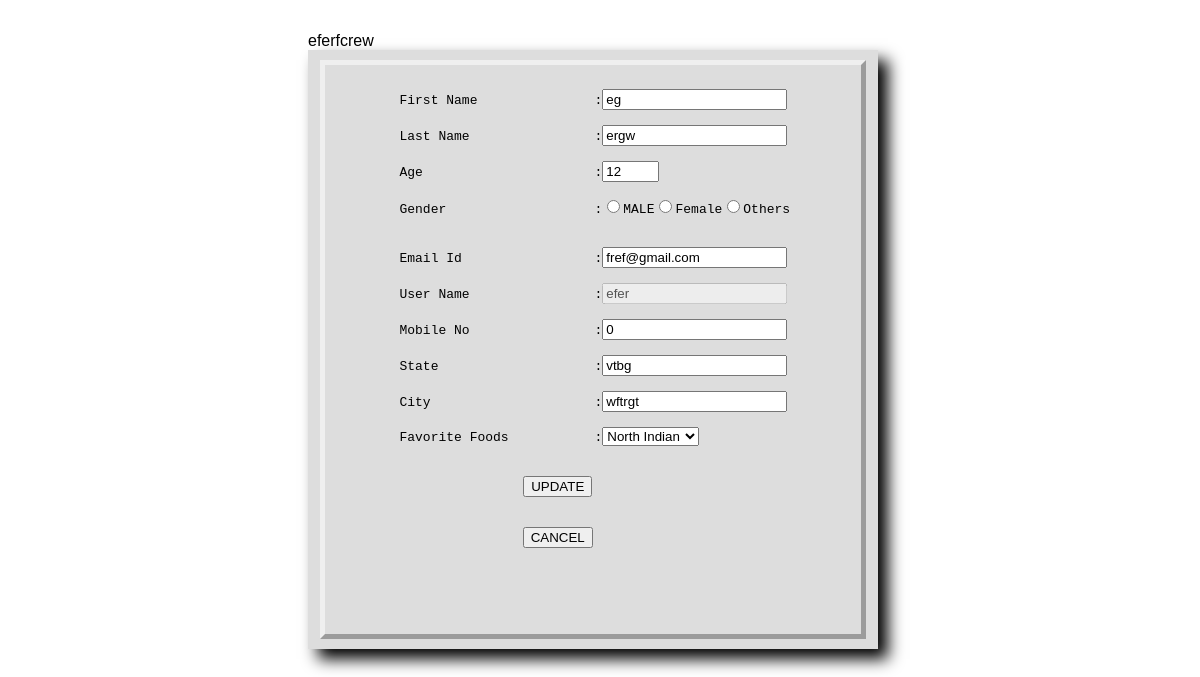
Page /update.php (signed in) on the committed database.
### tables this page shows
CREATE TABLE IF NOT EXISTS `user1` (
  `First_name` varchar(30) NOT NULL,
  `Last_name` varchar(30) NOT NULL,
  `Age` int(10) NOT NULL,
  `Gender` varchar(10) NOT NULL,
  `mailid` varchar(30) NOT NULL,
  `username` varchar(20) NOT NULL,
  `password` varchar(50) NOT NULL,
  `mobile` bigint(100) NOT NULL,
  `state` varchar(30) NOT NULL,
  `city` varchar(30) NOT NULL,
  `fav_food` varchar(20) NOT NULL,
  UNIQUE KEY `username` (`username`)
);

### update.php (the view, shortened to what this page needs)
<html>
<head><title>Update</title>
<link rel="stylesheet" type="text/css" href="test.css"/>
</head>
<?php
$u=$_SESSION['uname'];
$p=$_SESSION['pwd'];
echo $_SESSION['pwd'];
?>
<!Doctype HTML>
<html>
<head><title>UPDATE</title></head>
<body>
<?php
$mysqlport = getenv('S2G_MYSQL_PORT');
$dbhost = "localhost:".$mysqlport;
$dbuser = 'root';
$dbpass = '';
$conn = mysql_connect($dbhost, $dbuser, $dbpass) or die  ('Error connecting to mysql');
$query="select * from user1 where  username='$u' and password='$p'";
$result=mysql_query($query,$conn);
$row= mysql_fetch_array($result);
?>
<form method="POST" action="update2.php">
<font  size="3">
<body class="padding">
<div class="darkshadow"><fieldset  class="padding">
<pre>
	First Name               :<input type="text" name="fname"  required autofocus size="20" value="<?php echo $row['First_name']?>" >
	Last Name                :<input type="text" name="lname" required value="<?php echo $row['Last_name']?>">
	Age			 :<input type="text" name="age" required  size="4" value="<?php echo $row['Age'];?>">
	Gender                   :<input type="radio" name="gen" value="male">MALE<input type="radio" name="gen" value="female">Female<input type="radio" name="gen" value="other">Others
	Email Id		 :<input type="email" name="mailid" required value="<?php echo $row['mailid'];?>">
	User Name		 :<input type="text" name="uname" required value="<?php echo $row['username']?>" disabled>
	Mobile No                :<input type="text" name="mnum"  required value="<?php echo $row['mobile'];?>">
	State			 :<input type="text" name="state"  required value="<?php  echo $row['state']; ?>">
	City                     :<input type="text" name="city"  required value="<?php echo $row['city'];?>">
	Favorite Foods           :<select name="fav_food" value="<?php echo $row['fav_food'];?>>
						<option  val="food"></option>
       					       	<option  val="nindian">North Indian</option>
						<!option  val="CN">Computer Networks</option></select>
				<center><input type="submit" value="UPDATE" ></form>
				<br>&nbsp;&nbsp;&nbsp;<form action="profile.php" method="POST"><input type="submit" value="CANCEL"></form></center>
</body>
</html>

### test.css (style rules this page uses)
html { font-family: "Lucida Sans", sans-serif; }
.darkshadow { background-color: #ddd; width: 550px; padding: 10px; box-shadow: 10px 10px 15px #000; -webkit-box-shadow: 10px 10px 15px #000; -moz-box-shadow: 10px 10px 15px #000; }

### update.php (style rules this page uses)
fieldset.padding { padding-top:2%; padding-bottom:0%; padding-right:15%; padding-left:-5px; border-style:outset; border-width:5px ; }
body.padding { padding-top:2%; padding-bottom:0%; padding-right:55%; padding-left:25%; }

### rows in the picture
user1: fname "eg", lname "ergw", age "12", mailid "fref@gmail.com", uname "efer", mnum "0", state "vtbg", city "wftrgt", fav_food "North Indian"

### other values in the picture
$_SESSION['pwd'] "fcrew"
